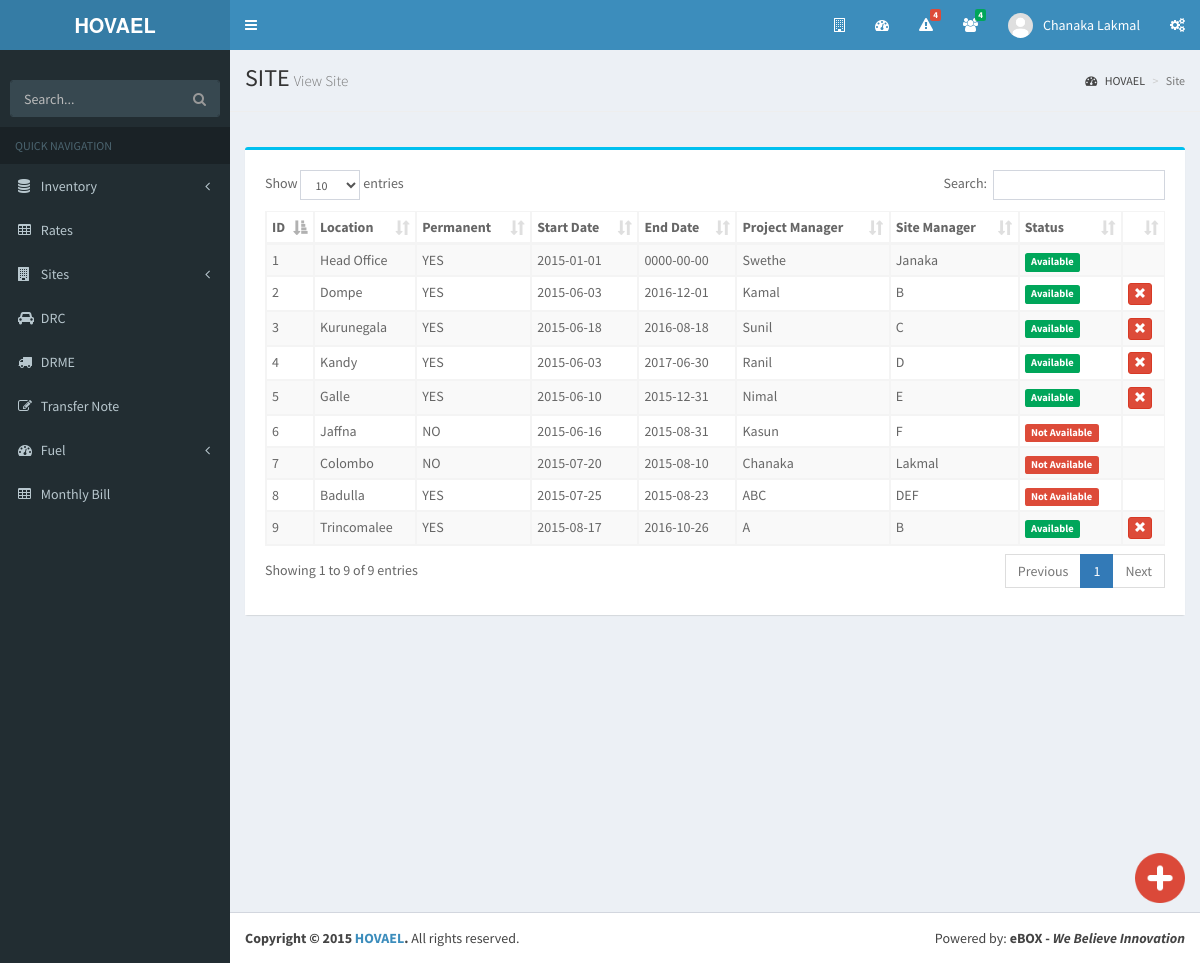
The app's page /SiteView.php (signed in) with its own data.
### tables this page shows
CREATE TABLE `site` (
  `id` int(11) NOT NULL AUTO_INCREMENT,
  `location` varchar(45) DEFAULT NULL,
  `permanent` tinyint(4) DEFAULT NULL,
  `startdate` date DEFAULT NULL,
  `enddate` date DEFAULT NULL,
  `projectmanager` varchar(45) DEFAULT NULL,
  `sitemanager` varchar(45) DEFAULT NULL,
  `status` tinyint(4) DEFAULT NULL,
  PRIMARY KEY (`id`)
);

### SiteView.php (the view, shortened to what this page needs)
<!DOCTYPE html>
<html>
    <head>
        <link rel="stylesheet" type="text/css" href="css/bootstrap.min.css">
        <link href="https://maxcdn.bootstrapcdn.com/font-awesome/4.3.0/css/font-awesome.min.css" rel="stylesheet" type="text/css" />
        <link href="https://code.ionicframework.com/ionicons/2.0.1/css/ionicons.min.css" rel="stylesheet" type="text/css" />
        <link href="plugins/datatables/dataTables.bootstrap.css" rel="stylesheet" type="text/css" />
        <link href="dist/css/AdminLTE.min.css" rel="stylesheet" type="text/css" />
        <link href="dist/css/skins/_all-skins.min.css" rel="stylesheet" type="text/css" />
        <link href="./com.ebox.hovael.css/portBox.css" rel="stylesheet" type="text/css" />
        <link href="css/hover.css" rel="stylesheet" type="text/css" />
    </head>
    <body class="skin-blue sidebar-mini">
        <div class="wrapper">
            <?php include './Header.php'; ?>
            <?php include './SideBar.php'; ?>
            <div class="content-wrapper">
                <section class="content-header">
                    <h1>
                        SITE<small>View Site</small>
                    </h1>
                    <ol class="breadcrumb">
                        <li><a href="Home.php"><i class="fa fa-dashboard"></i> HOVAEL</a></li>
                        <li class="active">Site</li>
                    </ol>
                </section>
                <hr>
                <section class="content">
                    <div class="row">
                        <div class="col-xs-12">
                            <a href="SiteInsert.php">
                                <img class="hvr-pulse-grow" src="img/add.png"
                                     style="position: fixed; bottom: 60px; right: 15px; z-index: 5; width: 50px; height: 50px;">
                            </a>
                            <div class="row">
                                <div class="col-md-12">
                                    <div class="box box-info">
                                        <div class="register-box-body">
                                            <table id="table_site" class="table table-bordered table-striped table-condensed">
                                                <thead>
                                                    <tr>
                                                        <th>ID</th>
                                                        <th>Location</th>
                                                        <th>Permanent</th>
                                                        <th>Start Date</th>
                                                        <th>End Date</th>
                                                        <th>Project Manager</th>
                                                        <th>Site Manager</th>
                                                        <th>Status</th>
                                                        <th></th>
                                                    </tr>
                                                </thead>
                                                <tbody>
                                                    <?php
                                                    include './DBCon.php';
                                                    $res = mysqli_query($con, "SELECT * FROM site");
                                                    while ($row = mysqli_fetch_array($res)) {
                                                        ?>
                                                        <tr>
                                                            <td><?php echo $row['id']; ?></td>
                                                            <td><?php echo $row['location']; ?></td>
                                                            <td>
                                                                <?php
                                                                $permanent = $row['permanent'];
                                                                if ($permanent == '0') {
                                                                    echo 'NO';
                                                                } else if ($permanent == '1') {
                                                                    echo 'YES';
                                                                }
                                                                ?>
                                                            </td>
                                                            <td><?php echo $row['startdate']; ?></td>
                                                            <td><?php echo $row['enddate']; ?></td>
                                                            <td><?php echo $row['projectmanager']; ?></td>
                                                            <td><?php echo $row['sitemanager']; ?></td>
                                                            <td>
                                                                <?php if ($row['status'] == '1') { ?>
                                                                    <span class="label label-success">Available</span>
                                                                <?php } else if ($row['status'] == '2') { ?>
                                                                    <span class="label label-warning">Pending</span>
                                                                <?php } else { ?>
                                                                    <span class="label label-danger">Not Available</span>
                                                                <?php } ?>
                                                            </td>
                                                            <?php if ($row['location'] != 'Head Office') { ?>
                                                                <td style="max-width: 50px;">
                                                                    <?php if ($row['status'] == '1') { ?>
                                                                        <form action="db/ChangeStatus.php" method="POST">
                                                                            <div class="btn-group">
                                                                                <button type="submit" class="btn btn-xs btn-danger"><span class='glyphicon glyphicon-remove'></span></button>
                                                                            </div>
                                                                        </form>
                                                                    <?php } else if ($row['status'] == '2') { ?>
                                                                        <div class="btn-group">
                                                                            <?php if (isAdmin()) { ?>
                                                                                <button type="button" class="btn btn-warning btn-flat btn-xs" disabled>Pending</button>
                                                                                <button type="button" class="btn btn-warning btn-flat btn-xs dropdown-toggle" data-toggle="dropdown">
                                                                                    <span class="caret"></span>
                                                                                </button>
                                                                                <ul class="dropdown-menu" role="menu">
                                                                                    <li><a href="db/ChangeStatus.php?id=<?php echo $row['id']; ?>&status=0&table=site&url=SiteView">Approve</a></li>
                                                                                    <li><a href="db/ChangeStatus.php?id=<?php echo $row['id']; ?>&status=1&table=site&url=SiteView">Cancel</a></li>
                                                                                </ul>
                                                                            <?php } else { ?>
                                                                                <button type="button" class="btn btn-warning btn-flat btn-xs" disabled>Pending</button>
                                                                            <?php } ?>
                                                                        </div>
                                                                    <?php } ?>
                                                                </td>
                                                            <?php } else { ?>
                                                                <td></td>
                                                            <?php } ?>
                                                        </tr>
                                                    <?php } ?>
                                                </tbody>
                                            </table>
                                        </div>
                                    </div>
                                </div>
                            </div>
                        </div>
                    </div>
                </section>
            </div>
            <?php include './Footer.php'; ?>
        </div>
    </body>
</html>

### records on screen
site: id "1", location "Head Office", permanent "YES", startdate "2015-01-01", enddate "0000-00-00", projectmanager "Swethe", sitemanager "Janaka", status "Available"
site: id "2", location "Dompe", permanent "YES", startdate "2015-06-03", enddate "2016-12-01", projectmanager "Kamal", sitemanager "B", status "Available"
site: id "3", location "Kurunegala", permanent "YES", startdate "2015-06-18", enddate "2016-08-18", projectmanager "Sunil", sitemanager "C", status "Available"
site: id "4", location "Kandy", permanent "YES", startdate "2015-06-03", enddate "2017-06-30", projectmanager "Ranil", sitemanager "D", status "Available"
site: id "5", location "Galle", permanent "YES", startdate "2015-06-10", enddate "2015-12-31", projectmanager "Nimal", sitemanager "E", status "Available"
site: id "6", location "Jaffna", permanent "NO", startdate "2015-06-16", enddate "2015-08-31", projectmanager "Kasun", sitemanager "F", status "Not Available"
site: id "7", location "Colombo", permanent "NO", startdate "2015-07-20", enddate "2015-08-10", projectmanager "Chanaka", sitemanager "Lakmal", status "Not Available"
site: id "8", location "Badulla", permanent "YES", startdate "2015-07-25", enddate "2015-08-23", projectmanager "ABC", sitemanager "DEF", status "Not Available"
site: id "9", location "Trincomalee", permanent "YES", startdate "2015-08-17", enddate "2016-10-26", projectmanager "A", sitemanager "B", status "Available"

### other values on screen
$totCount "4"
$count "4"
$_SESSION['fname'] "Chanaka"
$_SESSION['lname'] "Lakmal"
